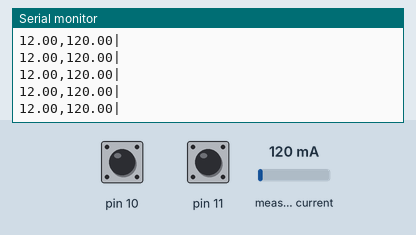
Simulated run of this sketch. Board: Arduino Leonardo, built with avr-gcc and run on an emulated ATmega32U4. On the bench: the last lines printed to the serial monitor. The test bench sets the inputs (shaded band); at power-on: measured current 120 mA, pin 10 HIGH, pin 11 HIGH.

Above: at 1.2 s.
1.3 s: measured current set to 40 mA
At 2.1 s:
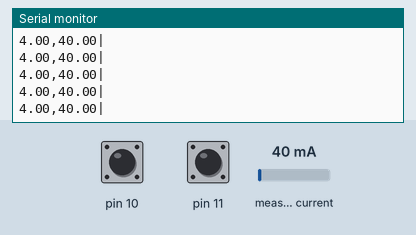
4.3 s: measured current set to 500 mA
At 5.3 s:
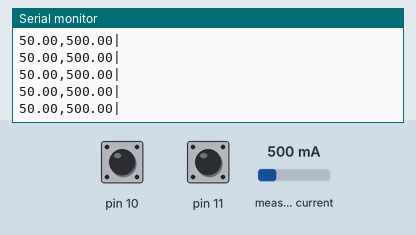
Timing chart, 0 to 7.3 s (numbered marks = the images above; inputs shaded):
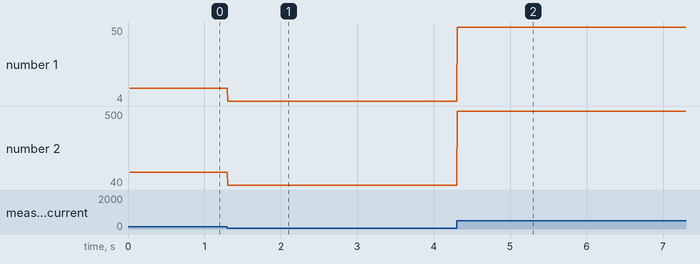

Measured:
- after the input at 1.3 s, the serial monitor: prints a new line at once (image 1)
- after the input at 4.3 s, the serial monitor: prints a new line at once (image 2)
- plotted number 1: 12 → 4 after the input at 1.3 s, 4 → 50 after the input at 4.3 s
- plotted number 2: 120 → 40 after the input at 1.3 s, 40 → 500 after the input at 4.3 s

The sketch:

pcb_test_ina.ino
```cpp
#include <Wire.h>
#include <Adafruit_INA219.h>

//grounded both addr pins, gives us addr of 1000000 per the datasheet
uint8_t inaaddr = 0b01000000;
Adafruit_INA219 ina219(inaaddr);
float current_avg = 0; //ma
float power_avg = 0; //mw
float shuntvoltage_avg = 0;
float busvoltage_avg = 0;
float loadvoltage_avg = 0;
int32_t count = 0;
int sec_delay = 0;
int mode1 = 0;
int mode2 = 0;
float shuntvoltage = 0;
float current_mA = 0;

float getAvg(float prev_avg, int x, int n);
void oldloop(void);
void timetest(void);
void calc_vals(int gain, float MaxExpected_I);

void setup(void)
{
  //mode select pins
  pinMode(10, INPUT);
  pinMode(11, INPUT);

  Serial.begin(115200);
  while (!Serial) {
      // will pause Zero, Leonardo, etc until serial console opens
      delay(1);
  }

  uint32_t currentFrequency;
  String rx_str = "";

  Serial.println("WASP pcb test code begin\n");
  /*
   * PYTHON SCRIPT WILL HANDLE THIS
  Serial.println("pick a delay (seconds) between printing averages (min is 1 second)");
  Serial.print("enter a numer: ");
  //read in a number
  String rx_str = "";
  while (Serial.available() == 0)
  {
    delay(1);
  }
  rx_str = Serial.readString();


  Serial.println("");
  Serial.print("\nWill print averages every ");
  sec_delay = rx_str.toInt();
  Serial.print(sec_delay);
  Serial.println(" seconds.");
  */

  ina219.begin();

  //Serial.println("\npick measurement mode.");
  //Serial.println("1 =  (180 mA, gain = 1)");
  //Serial.println("2 =  (700 mA, gain = 4)");
  //Serial.println("3 =  (1.0 A,  gain = 8)");
  //Serial.println("4 =  (1.45 A, gain = 8)");


  //while (Serial.available() == 0)
  //{
  //  delay(1);
  //}

  //rx_str = Serial.readString();
  mode1 = digitalRead(10);
  mode2 = digitalRead(11);
  //Serial.println(mode);
  if((mode1 == 0) || (mode2 == 0))
  {
    Serial.println("\nsetting 180mA mode");
    ina219.setCalibration_16V_180mA_WASP();
  }
  else if((mode1 == 0) || (mode2 == 1))
  {
    Serial.println("\nsetting 700mA mode");
    ina219.setCalibration_16V_700mA_WASP();
  }
  else if((mode1 == 1) || (mode2 == 0))
  {
    Serial.println("\nsetting 1A mode");
    ina219.setCalibration_16V_1A_WASP();
  }
  else if((mode1 == 1) || (mode2 == 1))
  {
    Serial.println("\nsetting 1A mode");
    ina219.setCalibration_16V_1_45_A_WASP();
  }
  else
    Serial.println("\nnot possible to get here!");

  Serial.println("Measuring voltage and current with INA219 ...");
  Serial.print("#");
}

void loop(void)
{
  //float shuntvoltage = 0;
  //float current_mA = 0;


  shuntvoltage = ina219.getShuntVoltage_mV();
  current_mA = ina219.getCurrent_mA();

  //printing as csv
  Serial.print(shuntvoltage);
  Serial.print(",");
  Serial.print(current_mA);
  Serial.println("|"); //stop char for python code
  //no delay, go as fast as possible
}

void timetest(void)
{

  /* raw printout
   * WASP pcb test code begin


setting 180mA mode
Measuring voltage and current with INA219 ...
#shuntv took1560microseconds
raw shuntv took1560microseconds
current took1996microseconds
raw current took2004microseconds
shuntv took1560microseconds
raw shuntv took1568microseconds
current took2008microseconds
raw current took1992microseconds
shuntv took1564microseconds
raw shuntv took1564microseconds
current took2004microseconds
raw current took2004microseconds

   *
   */
  //float shuntvoltage = 0;
  //float current_mA = 0;


  //shuntvoltage = ina219.getShuntVoltage_mV();
  //current_mA = ina219.getCurrent_mA();

  unsigned long StartTime = micros();
  shuntvoltage = ina219.getShuntVoltage_mV();
  unsigned long CurrentTime = micros();
  unsigned long ElapsedTime = CurrentTime - StartTime;
  Serial.print("shuntv took");
  Serial.print(ElapsedTime);
  Serial.println("microseconds");

  StartTime = micros();
  shuntvoltage = ina219.getShuntVoltage_raw();
  CurrentTime = micros();
  ElapsedTime = CurrentTime - StartTime;
  Serial.print("raw shuntv took");
  Serial.print(ElapsedTime);
  Serial.println("microseconds");

  StartTime = micros();
  current_mA = ina219.getCurrent_mA();
  CurrentTime = micros();
  ElapsedTime = CurrentTime - StartTime;
  Serial.print("current took");
  Serial.print(ElapsedTime);
  Serial.println("microseconds");


  StartTime = micros();
  current_mA = ina219.getCurrent_raw();
  CurrentTime = micros();
  ElapsedTime = CurrentTime - StartTime;
  Serial.print("raw current took");
  Serial.print(ElapsedTime);
  Serial.println("microseconds");


  //printing as csv
  //Serial.print(shuntvoltage);
  //Serial.print(",");
  //Serial.print(current_mA);
  //Serial.println("|"); //stop char for python code

  delay(100000);

}

void oldloop(void)
{
  float shuntvoltage = 0;
  float busvoltage = 0;
  float current_mA = 0;
  float loadvoltage = 0;
  float power_mW = 0;

  shuntvoltage = ina219.getShuntVoltage_mV();
  busvoltage = ina219.getBusVoltage_V();
  current_mA = ina219.getCurrent_mA();
  power_mW = ina219.getPower_mW();
  loadvoltage = busvoltage + (shuntvoltage / 1000);

  //printing as csv
  //busvoltage,shuntvoltage,loadvoltage,current,power
  Serial.print(busvoltage);
  Serial.print(",");
  Serial.print(shuntvoltage);
  Serial.print(",");
  Serial.print(loadvoltage);
  Serial.print(",");
  Serial.print(current_mA);
  Serial.print(",");
  Serial.print(power_mW);
  Serial.println("|"); //stop char for python code

  delay(500); //sample every half second - 2 hz
}


float getAvg(float prev_avg, int x, int n)
{
    return (prev_avg * n + x) / (n + 1);
}

void calc_vals(int gain, float MaxExpected_I)
{
  //32v 1 A
  int VBUS_MAX = 16; //volts. will never se anything above 16v
  float VSHUNT_MAX = 0; //mv
  switch(gain)
  {
    case 1:
      VSHUNT_MAX = 0.04;
      break;
    case 2:
      VSHUNT_MAX = 0.08;
      break;
    case 4:
      VSHUNT_MAX = 0.16;
      break;
    case 8:
      VSHUNT_MAX = 0.32;
      break;
    default:
      VSHUNT_MAX = 0.04;
      break;
  }
  float RSHUNT = 0.22; //ours is .22, not 0.1

  //determine max possible current
  float MaxPossible_I = VSHUNT_MAX / RSHUNT;
  Serial.print("Max current:   "); Serial.print(MaxPossible_I); Serial.println(" A");

  //float MaxExpected_I = 1.0; //amps
  float MinimumLSB = MaxExpected_I/32767;
  Serial.print("Min LSB:   "); Serial.print(MinimumLSB); Serial.println(" A per bit");
  float MaximumLSB = MaxExpected_I/4096;
  Serial.print("Max LSB:   "); Serial.print(MaximumLSB); Serial.println(" A per bit");

  //choose round val close to between min and max but close to min
  float CurrentLSB = roundf(MinimumLSB*1000000.0f)/1000000.0f;

  //compute calibration reg
  float Cal = trunc (0.04096 / (CurrentLSB * RSHUNT));
  Serial.print("Calibration val:   "); Serial.println(Cal);

  int ina219_calValue = int(Cal);

  //calculate power lsb
  float PowerLSB = 20 * CurrentLSB;


}
```
